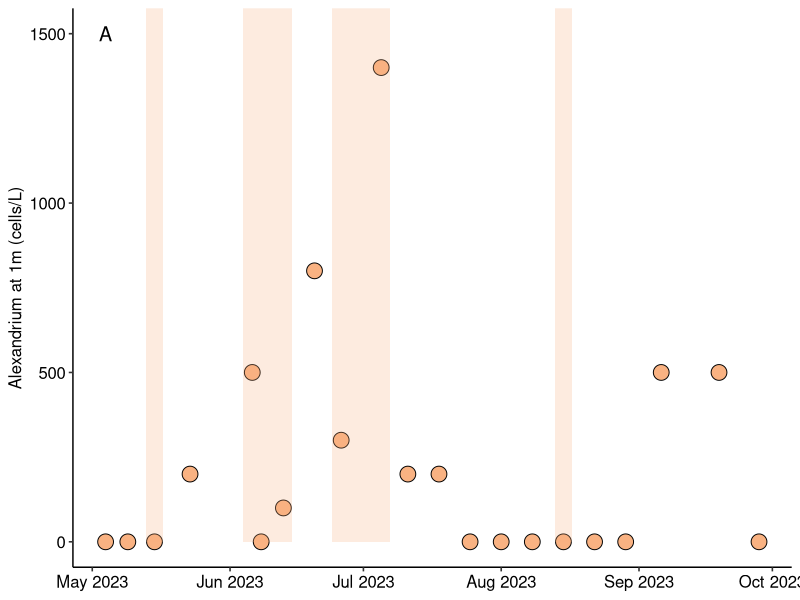
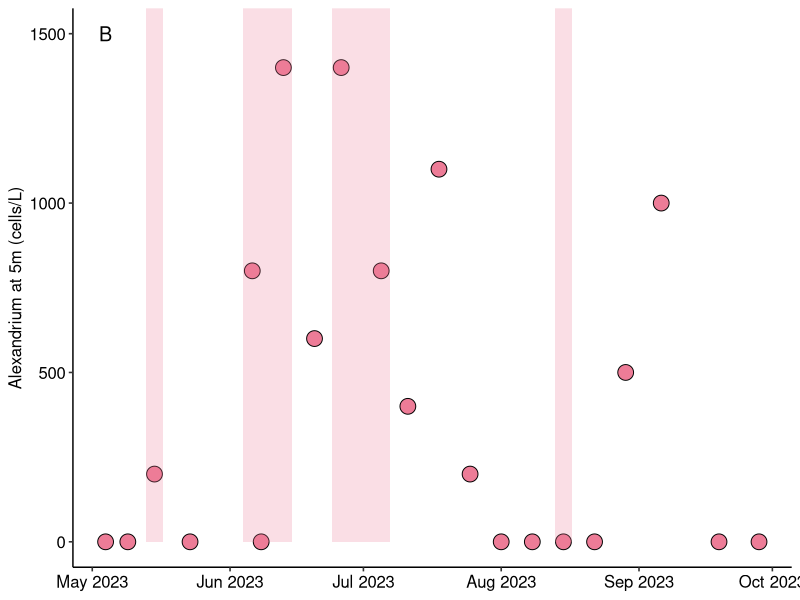
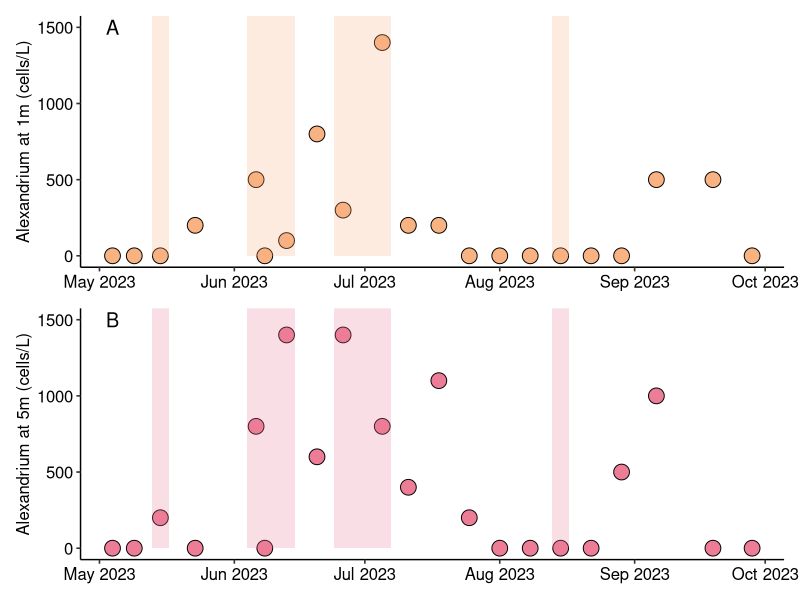
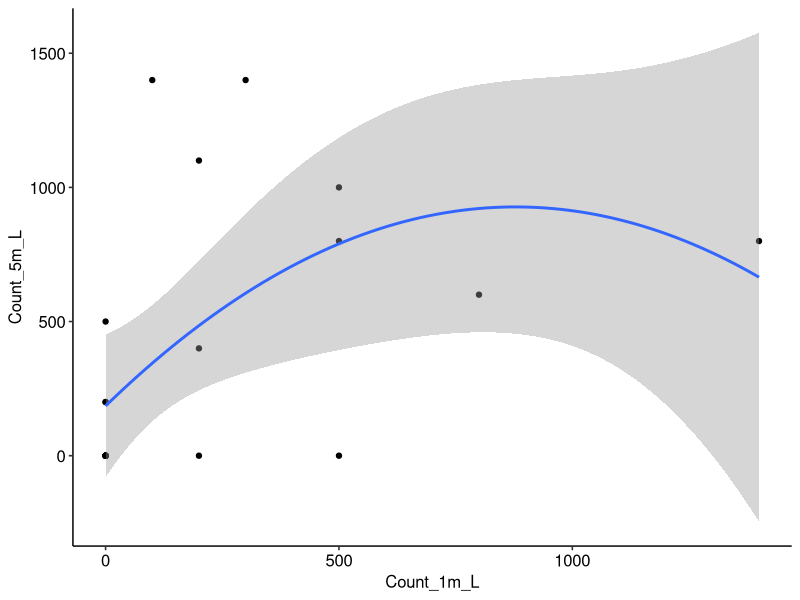

These charts were generated, in order, by the following R code:
## ---- chunk 1
knitr::opts_chunk$set(echo = TRUE)
## ---- chunk 2
#install.packages("ggplot2")
#install.packages("ggpubr")
#install.packages("patchwork")
#install.packages("reshape2")
## ---- chunk 3
library(ggplot2)
library(ggpubr)
library(patchwork)
library(reshape2)
## ---- chunk 4
alex <- read.csv("../Data/Alexandrium_MicroscopeCounts.csv")
## ---- chunk 5
alex$Date <- as.Date(alex$Date, "%m/%d/%Y")
## ---- chunk 6
alex$Presence_NetTow <- ifelse(alex$Count_Net==0, "No", "Yes")
## ---- chunk 7
sunset_5 <- hcl.colors(5, palette = "Sunset")
## ---- chunk 8
plot_1m <- ggplot(alex, aes(x = Date, y = Count_1m_L)) +
  geom_point(size = 5, shape = 21, fill = "#F9B282") +
  theme_pubr() +
  scale_x_date(date_breaks = "1 month", date_labels = "%b %Y") +
  labs(x = NULL, y = "Alexandrium at 1m (cells/L)") +
annotate("text", x=as.Date("2023-05-04"), y=1500, label = "A", size = 5) +
annotate("rect", xmin=as.Date("2023-05-13"), xmax=as.Date("2023-05-17"), ymin = 0, ymax=Inf, fill = "#F9B282", alpha = 0.25) +
annotate("rect", xmin=as.Date("2023-06-04"), xmax=as.Date("2023-06-15"), ymin = 0, ymax=Inf, fill = "#F9B282", alpha = 0.25) +
annotate("rect", xmin=as.Date("2023-06-24"), xmax=as.Date("2023-07-07"), ymin = 0, ymax=Inf, fill = "#F9B282", alpha = 0.25) +
annotate("rect", xmin=as.Date("2023-08-13"), xmax=as.Date("2023-08-17"), ymin = 0, ymax=Inf, fill = "#F9B282", alpha = 0.25)
plot_1m
## ---- chunk 9
plot_5m <- ggplot(alex, aes(x = Date, y = Count_5m_L)) +
  geom_point(size = 5, shape = 21, fill = "#ED7C97") +
  theme_pubr() +
  scale_x_date(date_breaks = "1 month", date_labels = "%b %Y") +
  labs(x = NULL, y = "Alexandrium at 5m (cells/L)") +
annotate("text", x=as.Date("2023-05-04"), y=1500, label = "B", size = 5) +
annotate("rect", xmin=as.Date("2023-05-13"), xmax=as.Date("2023-05-17"), ymin = 0, ymax=Inf, fill = "#ED7C97", alpha = 0.25) +
annotate("rect", xmin=as.Date("2023-06-04"), xmax=as.Date("2023-06-15"), ymin = 0, ymax=Inf, fill = "#ED7C97", alpha = 0.25) +
annotate("rect", xmin=as.Date("2023-06-24"), xmax=as.Date("2023-07-07"), ymin = 0, ymax=Inf, fill = "#ED7C97", alpha = 0.25) +
annotate("rect", xmin=as.Date("2023-08-13"), xmax=as.Date("2023-08-17"), ymin = 0, ymax=Inf, fill = "#ED7C97", alpha = 0.25)
plot_5m
## ---- chunk 10
jpeg("../Figures/Fig3.jpg", width = 8, height = 10, units="in", res=600)
plot_1m / plot_5m 
## ---- chunk 11
alex_na <- na.omit(alex)
## ---- chunk 12
lm_1m_5m <- lm(alex_na$Count_1m_L ~ alex_na$Count_5m_L)
summary(lm_1m_5m)
## ---- chunk 13
quad_1m_5m <- lm(alex_na$Count_1m_L ~ poly(alex_na$Count_5m_L,2))
summary(quad_1m_5m)
## ---- chunk 14
plot_1m_5m <- ggplot(alex_na, aes(Count_1m_L, Count_5m_L)) + geom_point() + geom_smooth(method = "lm", formula = y ~ poly(x,2)) + theme_pubr()
plot_1m_5m
